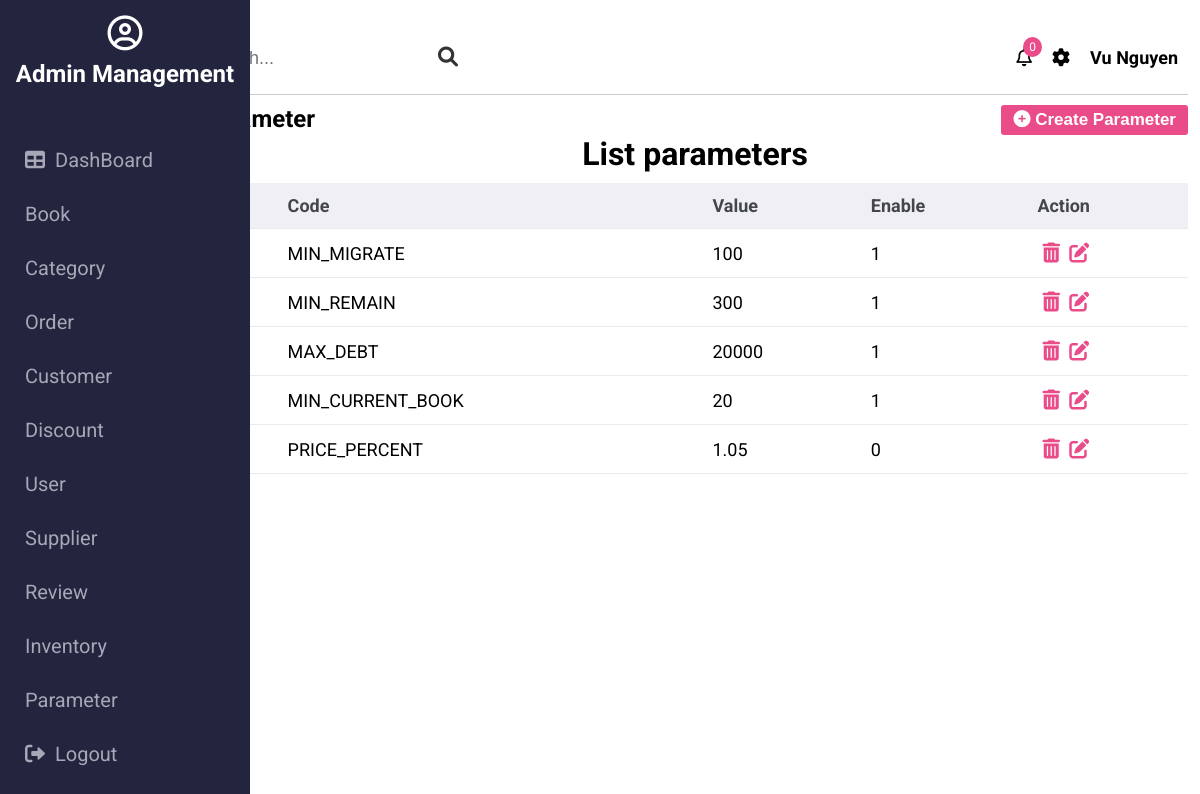
The page /admin/parameter (signed in) on the database its author committed.
### tables this page shows
CREATE TABLE `have_role` (
  `role_id` int(11) NOT NULL,
  `user_id` int(11) NOT NULL
);

CREATE TABLE `role` (
  `role_id` int(11) NOT NULL,
  `name` varchar(128) DEFAULT NULL,
  `description` text DEFAULT NULL
);

CREATE TABLE `parameter` (
  `parameter_id` int(11) NOT NULL,
  `code` varchar(255) NOT NULL,
  `value` varchar(255) NOT NULL,
  `enable` tinyint(4) NOT NULL
);

### controllers/admin/BaseController.php (called while the page is built, shortened)
<?php
class BaseController {
    protected $userModel;
    public function __construct() {
        $this->userModel = new UserModel();
    }
    public function getUserModel() {
        return $this->userModel;
    }
    protected function view($path, array $data = []) {
        $path = self::BASE_FOLDER_VIEW . '/' . str_replace('.', '/', $path) . '.php';
        return include($path);
    }
}

### controllers/admin/ParameterController.php (called while the page is built, shortened)
<?php
class ParameterController extends BaseController {
    private $parameterModel;
    public function __construct() {
        $this->parameterModel = new ParameterModel();
        $this->userId = $_SESSION['user']['user_id'];
    }
    public function index() {
        $parameters = $this->parameterModel->getAll(['*'], [], 100);
        $roles = $this->getUserModel()->getAllRoleByUserId($this->userId);
        return $this->view('admin.parameters.show', ['parameters' => $parameters, 'roles' => $roles]);
    }
}

### core/Database.php (called while the page is built, shortened)
<?php
class Database {
    public function connect() {
        $host = self::HOST;
        $username = self::USERNAME;
        $password = self::PASSWORD;
        $dbname = self::DB_NAME;
        try {
            $connect = new PDO("mysql:host=$host;dbname=$dbname", $username, $password);
            $connect->setAttribute(PDO::ATTR_ERRMODE, PDO::ERRMODE_EXCEPTION);
            $connect->setAttribute(PDO::ATTR_DEFAULT_FETCH_MODE, PDO::FETCH_ASSOC);
            return $connect;
        } catch (PDOException $e) {
            echo "Connection failed: " . $e->getMessage();
        }
    }
}

### models/BaseModel.php (called while the page is built, shortened)
<?php
class BaseModel extends Database {
    protected $db;
    public function __construct() {
        $this->db = $this->connect();
    }
    public function all($table, $select, $orderBy, $limit) {
        $field = implode(',', $select);
        $orderField = 'order by ';
        $orderBy ? $orderField .= implode(', ', $orderBy) : $orderField = '';
        $sql = "select $field from $table $orderField limit $limit";
        $result = $this->db->query($sql);
        $data = [];
        while ($row = $result->fetch()) {
            $data[] = $row;
        }
        return $data;
    }
}

### models/UserModel.php (called while the page is built, shortened)
<?php
class UserModel extends BaseModel {
    public function getAllRoleByUserId($userId) {
        $sql = "select * from user u, have_role h, role r
                where u.user_id = h.user_id and h.role_id = r.role_id and u.user_id = :user_id";
        $stmt = $this->db->prepare($sql);
        $stmt->execute(['user_id' => $userId]);
        $roles = [];
        while ($row = $stmt->fetch()) {
            $roles[] = $row;
        }
        return $roles;
    }
}

### models/ParameterModel.php (called while the page is built, shortened)
<?php
class ParameterModel extends BaseModel {
    public function getAll($select = ['*'], $orderBy = [], $limit = 15) {
        return $this->all(self::TABLE, $select, $orderBy, $limit);
    }
}

### core/Constant.php (called while the page is built, shortened)
<?php
$database = new Database();
$db = $database->connect();
$sql = "select * from parameter";
$result = $db->query($sql);

### views/admin/parameters/show.php (the view, shortened to what this page needs)
<?php $this->view('partitions.admin.header', ['roles' => $roles]); ?>
<div class="action">
    <h2>Parameter</h2>
    <button class="btn btn-create"><i class="fas fa-plus-circle"></i> Create Parameter</button>
</div>
<div class="content">
    <h1>List parameters</h1>
    <table>
        <thead>
            <th>#</th>
            <th>Code</th>
            <th>Value</th>
            <th>Enable</th>
            <th>Action</th>
        </thead>
        <tbody class="content-body">
            <?php
            foreach ($parameters as $parameter) {
            ?>
                <tr>
                    <td><?php echo $parameter['parameter_id'] ?></td>
                    <td><?php echo $parameter['code'] ?></td>
                    <td><?php echo $parameter['value'] ?></td>
                    <td><?php echo $parameter['enable'] ?> </td>
                    <td><a href="" class="btn-delete-parameter" parameter-id="<?php echo $parameter['parameter_id'] ?>"><i class="fas fa-trash-alt"></i></a>
                        <a href="" class="btn-update-parameter" parameter-id="<?php echo $parameter['parameter_id'] ?>"><i class="fas fa-edit"></i></a>
                    </td>
                </tr>
            <?php } ?>
        </tbody>
    </table>
</div>

### views/partitions/admin/sidebar.php
<div class="sidebar">
    <div class="sidebar-title">
        <i class="far fa-user-circle"></i>
        <h2>Admin Management</h2>
    </div>
    <ul class="sidebar-list">
        <?php $icons = [
            'user' => '<i class="fas fa-users"></i>',
            'customer' => '<i class="far fa-user"></i>',
            'category' => '<i class="fab fa-apple"></i>',
            'book' => '<i class="fas fa-book"></i>',
            'order' => '<i class="fas fa-history"></i>',
            'supplier' => '<i class="fas fa-coins"></i>',
            'tracking' => '<i class="fas fa-parachute-box"></i>',
            'inventory' => '<i class="fas fa-warehouse"></i>',
            'discount' => '<i class="fas fa-tags"></i>',
            'review' => '<i class="far fa-comment"></i>',
            'parameter' => '<i class="fab fa-whmcs"></i>'
        ] ?>
        <li class="sidebar-item"><a href=""><i class="fas fa-table"></i>DashBoard</a></li>
        <?php foreach ($roles as $role) : ?>
            <li class="sidebar-item"><a href="<?= $role['name'] ?>"> <?php echo $icons[$role['name']] ?> <?= ucfirst($role['name']) ?></a></li>
        <?php endforeach ?>
        <li class="sidebar-item"><a href="auth/adminLogout"><i class="fas fa-sign-out-alt"></i>Logout</a></li>
    </ul>
</div>

### public/admin/css/base.css (style rules this page uses)
:root { --white-color: #fff; --main-color: #ea4c89; --siderbar-color: #021056; }
* { padding: 0; margin: 0; box-sizing: border-box; }
html { font-family: "Roboto", sans-serif; }

### public/admin/css/style.css (style rules this page uses)
.sidebar { position: fixed; top: 0; bottom: 0; background-color: #23243d; width: 250px; }
.sidebar .sidebar-title { display: flex; flex-direction: column; align-items: center; color: var(--white-color); padding: 15px; }
.sidebar-title i { font-size: 35px; }
.sidebar-title h2 { margin-top: 10px; }
.sidebar-list { list-style: none; padding-top: 30px; }
.sidebar-item a { width: 100%; display: inline-block; text-decoration: none; color: #a7a7b7; font-size: 20px; padding: 15px 25px; transition: all ease-in 0.15s; }
.sidebar-item a i { margin-right: 10px; }
h1 { text-align: center; }
.btn { font-size: 17px; font-weight: 700; padding: 5px 12px; background-color: var(--main-color); color: var(--white-color); outline: none; border: none; border-radius: 3px; }
table { width: 100%; margin-top: 10px; }
table, th, td { border-collapse: collapse; }
td a { text-decoration: none; color: var(--main-color); margin-left: 5px; font-size: 20px; }
th, td { padding: 12px; font-size: 18px; text-align: left; }
table th { background-color: #efeff5; color: #43474b; }
table tr { border-bottom: 1px solid #eaeaee; }
table tr td:first-child { font-weight: bold; }
.action { display: flex; justify-content: space-between; margin-top: 10px; }

### rows shown on the page
have_role: role.name "Book"
have_role: role.name "Category"
have_role: role.name "Order"
have_role: role.name "Customer"
have_role: role.name "Discount"
have_role: role.name "User"
have_role: role.name "Supplier"
have_role: role.name "Review"
have_role: role.name "Inventory"
have_role: role.name "Parameter"
parameter: code "MIN_MIGRATE", value "100", enable "1"
parameter: code "MIN_REMAIN", value "300", enable "1"
parameter: code "MAX_DEBT", value "20000", enable "1"
parameter: code "MIN_CURRENT_BOOK", value "20", enable "1"
parameter: code "PRICE_PERCENT", value "1.05", enable "0"

### other values the page prints
$_SESSION['user']['first_name'] "Vu"
$_SESSION['user']['last_name'] "Nguyen"
